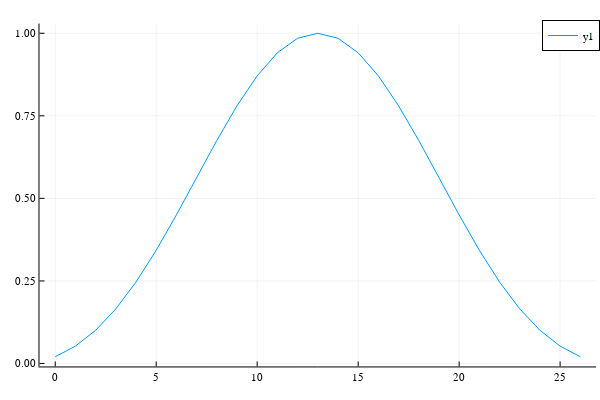

Source (notebook cell):
### Code cell
plot(n, kaiser(Nk, β/π))

### Figure 1 — Plotly figure (JSON) as saved in the notebook; plotly's stock layout.template omitted (floating-point values rounded to 4 significant figures)
{"data": [{"colorbar": {"title": ""}, "legendgroup": "y1", "line": {"color": "rgba(0, 154, 250, 1.000)", "dash": "solid", "shape": "linear", "width": 1}, "mode": "lines", "name": "y1", "showlegend": true, "type": "scatter", "x": [0, 1, 2, 3, 4, 5, 6, 7, 8, 9, 10, 11, 12, 13, 14, 15, 16, 17, 18, 19, 20, 21, 22, 23, 24, 25, 26], "xaxis": "x", "y": [0.02039, 0.05261, 0.1006, 0.1654, 0.2468, 0.3429, 0.45, 0.5629, 0.6754, 0.7804, 0.871, 0.9408, 0.9849, 1, 0.9849, 0.9408, 0.871, 0.7804, 0.6754, 0.5629, 0.45, 0.3429, 0.2468, 0.1654, 0.1006, 0.05261, 0.02039], "yaxis": "y", "zmax": null, "zmin": null}], "layout": {"annotations": [], "height": 400, "legend": {"bgcolor": "rgba(255, 255, 255, 1.000)", "bordercolor": "rgba(0, 0, 0, 1.000)", "borderwidth": 1, "font": {"color": "rgba(0, 0, 0, 1.000)", "family": "sans-serif", "size": 11}, "title": {"font": {"color": "rgba(0, 0, 0, 1.000)", "family": "sans-serif", "size": 15}, "text": ""}, "tracegroupgap": 0, "traceorder": "normal", "x": 1, "xanchor": "auto", "y": 1, "yanchor": "auto"}, "margin": {"b": 20, "l": 0, "r": 0, "t": 20}, "paper_bgcolor": "rgba(255, 255, 255, 1.000)", "plot_bgcolor": "rgba(255, 255, 255, 1.000)", "showlegend": true, "width": 600, "xaxis": {"anchor": "y", "domain": [0.06582, 0.9934], "gridcolor": "rgba(0, 0, 0, 0.100)", "gridwidth": 0.5, "linecolor": "rgba(0, 0, 0, 1.000)", "mirror": false, "range": [-0.78, 26.78], "showgrid": true, "showline": true, "showticklabels": true, "tickangle": 0, "tickcolor": "rgb(0, 0, 0)", "tickfont": {"color": "rgba(0, 0, 0, 1.000)", "family": "sans-serif", "size": 11}, "tickmode": "array", "ticks": "inside", "ticktext": ["0", "5", "10", "15", "20", "25"], "tickvals": [0, 5, 10, 15, 20, 25], "title": "", "titlefont": {"color": "rgba(0, 0, 0, 1.000)", "family": "sans-serif", "size": 15}, "type": "-", "visible": true, "zeroline": false, "zerolinecolor": "rgba(0, 0, 0, 1.000)"}, "yaxis": {"anchor": "x", "domain": [0.03762, 0.9902], "gridcolor": "rgba(0, 0, 0, 0.100)", "gridwidth": 0.5, "linecolor": "rgba(0, 0, 0, 1.000)", "mirror": false, "range": [-0.009, 1.029], "showgrid": true, "showline": true, "showticklabels": true, "tickangle": 0, "tickcolor": "rgb(0, 0, 0)", "tickfont": {"color": "rgba(0, 0, 0, 1.000)", "family": "sans-serif", "size": 11}, "tickmode": "array", "ticks": "inside", "ticktext": ["0.00", "0.25", "0.50", "0.75", "1.00"], "tickvals": [0, 0.25, 0.5, 0.75, 1], "title": "", "titlefont": {"color": "rgba(0, 0, 0, 1.000)", "family": "sans-serif", "size": 15}, "type": "-", "visible": true, "zeroline": false, "zerolinecolor": "rgba(0, 0, 0, 1.000)"}}}
